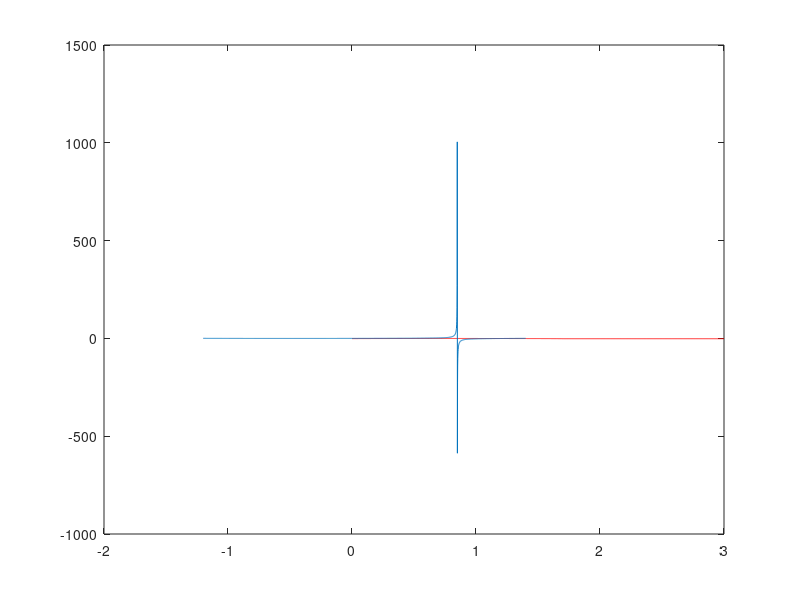

The MATLAB script that drew this image:
%%Punto 1
A = [1,-1,0 ; -1,2,-1 ; 0,-1,1];
d = eig(A);
dd = d.^20;
E = diag(dd);
[V,D] = eig(A);
D_20 = D^20
%% Ahi observamos que E = D_20

A_20 = A^20;
VEV = V*E*(V^-1);
%% Ahi observamos que A_20 = VEV
clear all

%% Punto 2
A2 = [3,9.5,-2,-10.5 ; -10,-42.5,10,44.5 ; 6,23.5,-5,-24.5 ; -10,-43,10,45];
d2 = eig(A2);
dd2 = d2.^20;
E2 = diag(dd2);
[V2,D2] = eig(A2);
D2_20 = D2^20;
%% Ahi observamos que E2 = D2_20

A2_20 = A2^20
VEV2 = V2*E2*(V2^-1)
%% Ahi observamos que A2_20 = VEV2
clear all

%% Punto 4
x = [0 :0.001: 3];
y = (-3/2) + sqrt(sin(2*x) + (1/4));
plot(x,y,'r');
hold on
max_y = max(y);
clear all

%% Punto 5
x2 = [-1.2 :0.001: 1.4];
y2 = tan(x2.^2 + x2);
plot(x2,y2);
hold on
min_y = min(y2)
clear all
